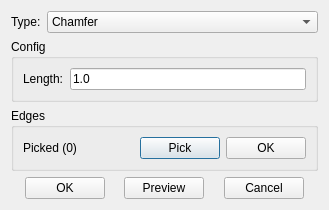
<?xml version="1.0" encoding="UTF-8"?>
<ui version="4.0">
 <class>ChamferInfoDialog</class>
 <widget class="QDialog" name="ChamferInfoDialog">
  <property name="geometry">
   <rect>
    <x>0</x>
    <y>0</y>
    <width>329</width>
    <height>192</height>
   </rect>
  </property>
  <property name="windowTitle">
   <string>Chamfer</string>
  </property>
  <layout class="QGridLayout" name="gridLayout_5">
   <item row="2" column="0">
    <widget class="QStackedWidget" name="stackedWidget">
     <property name="currentIndex">
      <number>0</number>
     </property>
     <widget class="QWidget" name="pageChamfer">
      <layout class="QGridLayout" name="gridLayout_16">
       <property name="leftMargin">
        <number>0</number>
       </property>
       <property name="topMargin">
        <number>0</number>
       </property>
       <property name="rightMargin">
        <number>0</number>
       </property>
       <property name="bottomMargin">
        <number>0</number>
       </property>
       <item row="0" column="0">
        <widget class="QGroupBox" name="groupBoxEdges">
         <property name="title">
          <string>Edges</string>
         </property>
         <layout class="QGridLayout" name="gridLayout_4" columnstretch="1,0,0">
          <item row="0" column="0">
           <widget class="QLabel" name="labelEdges">
            <property name="text">
             <string>Picked (0)</string>
            </property>
           </widget>
          </item>
          <item row="0" column="1">
           <widget class="QPushButton" name="btnPick">
            <property name="text">
             <string>Pick</string>
            </property>
           </widget>
          </item>
          <item row="0" column="2">
           <widget class="QPushButton" name="btnPickOK">
            <property name="text">
             <string>OK</string>
            </property>
           </widget>
          </item>
         </layout>
        </widget>
       </item>
      </layout>
     </widget>
    </widget>
   </item>
   <item row="4" column="0">
    <widget class="QWidget" name="widget" native="true">
     <property name="sizePolicy">
      <sizepolicy hsizetype="Preferred" vsizetype="Fixed">
       <horstretch>0</horstretch>
       <verstretch>0</verstretch>
      </sizepolicy>
     </property>
     <layout class="QGridLayout" name="gridLayout_3">
      <property name="leftMargin">
       <number>0</number>
      </property>
      <property name="topMargin">
       <number>0</number>
      </property>
      <property name="rightMargin">
       <number>0</number>
      </property>
      <property name="bottomMargin">
       <number>0</number>
      </property>
      <item row="0" column="4">
       <spacer name="horizontalSpacer_3">
        <property name="orientation">
         <enum>Qt::Horizontal</enum>
        </property>
        <property name="sizeHint" stdset="0">
         <size>
          <width>40</width>
          <height>20</height>
         </size>
        </property>
       </spacer>
      </item>
      <item row="0" column="1">
       <widget class="QPushButton" name="btnOK">
        <property name="text">
         <string>OK</string>
        </property>
       </widget>
      </item>
      <item row="0" column="3">
       <widget class="QPushButton" name="btnPreview">
        <property name="text">
         <string>Preview</string>
        </property>
       </widget>
      </item>
      <item row="0" column="5">
       <widget class="QPushButton" name="btnCancel">
        <property name="text">
         <string>Cancel</string>
        </property>
       </widget>
      </item>
      <item row="0" column="2">
       <spacer name="horizontalSpacer_2">
        <property name="orientation">
         <enum>Qt::Horizontal</enum>
        </property>
        <property name="sizeHint" stdset="0">
         <size>
          <width>40</width>
          <height>20</height>
         </size>
        </property>
       </spacer>
      </item>
      <item row="0" column="0">
       <spacer name="horizontalSpacer">
        <property name="orientation">
         <enum>Qt::Horizontal</enum>
        </property>
        <property name="sizeHint" stdset="0">
         <size>
          <width>40</width>
          <height>20</height>
         </size>
        </property>
       </spacer>
      </item>
      <item row="0" column="6">
       <spacer name="horizontalSpacer_4">
        <property name="orientation">
         <enum>Qt::Horizontal</enum>
        </property>
        <property name="sizeHint" stdset="0">
         <size>
          <width>40</width>
          <height>20</height>
         </size>
        </property>
       </spacer>
      </item>
     </layout>
    </widget>
   </item>
   <item row="0" column="0">
    <widget class="QWidget" name="widget_2" native="true">
     <property name="sizePolicy">
      <sizepolicy hsizetype="Preferred" vsizetype="Fixed">
       <horstretch>0</horstretch>
       <verstretch>0</verstretch>
      </sizepolicy>
     </property>
     <layout class="QGridLayout" name="gridLayout_2">
      <property name="leftMargin">
       <number>0</number>
      </property>
      <property name="topMargin">
       <number>0</number>
      </property>
      <property name="rightMargin">
       <number>0</number>
      </property>
      <property name="bottomMargin">
       <number>0</number>
      </property>
      <item row="0" column="0">
       <widget class="QLabel" name="label">
        <property name="sizePolicy">
         <sizepolicy hsizetype="Fixed" vsizetype="Preferred">
          <horstretch>0</horstretch>
          <verstretch>0</verstretch>
         </sizepolicy>
        </property>
        <property name="text">
         <string>Type:</string>
        </property>
       </widget>
      </item>
      <item row="0" column="1">
       <widget class="QComboBox" name="cmbType">
        <property name="currentIndex">
         <number>0</number>
        </property>
        <item>
         <property name="text">
          <string>Chamfer</string>
         </property>
        </item>
       </widget>
      </item>
     </layout>
    </widget>
   </item>
   <item row="1" column="0">
    <widget class="QGroupBox" name="groupBox">
     <property name="minimumSize">
      <size>
       <width>0</width>
       <height>0</height>
      </size>
     </property>
     <property name="title">
      <string>Config</string>
     </property>
     <layout class="QGridLayout" name="gridLayout">
      <item row="0" column="0">
       <widget class="QLabel" name="label_2">
        <property name="text">
         <string>Length:</string>
        </property>
       </widget>
      </item>
      <item row="0" column="1">
       <widget class="QLineEdit" name="editLength">
        <property name="text">
         <string>1.0</string>
        </property>
       </widget>
      </item>
     </layout>
    </widget>
   </item>
   <item row="3" column="0">
    <spacer name="verticalSpacer">
     <property name="orientation">
      <enum>Qt::Vertical</enum>
     </property>
     <property name="sizeHint" stdset="0">
      <size>
       <width>20</width>
       <height>40</height>
      </size>
     </property>
    </spacer>
   </item>
  </layout>
 </widget>
 <resources/>
 <connections/>
</ui>
